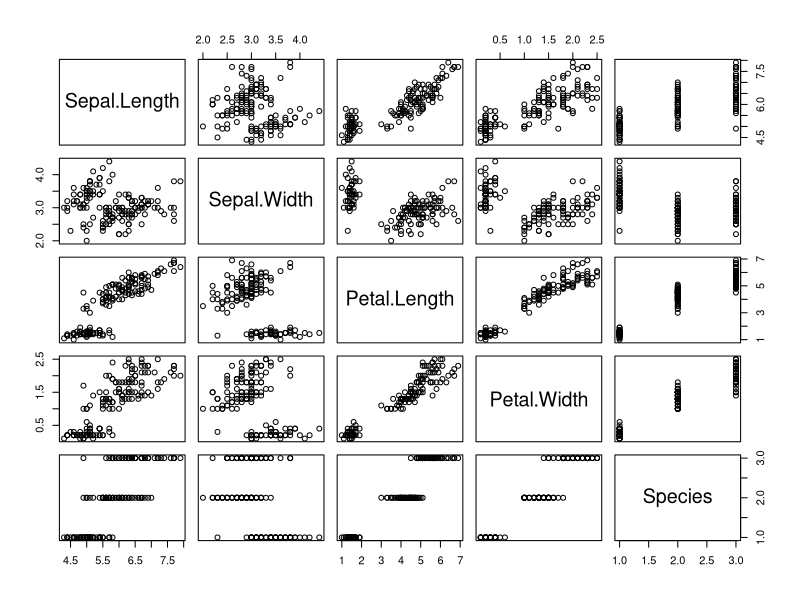
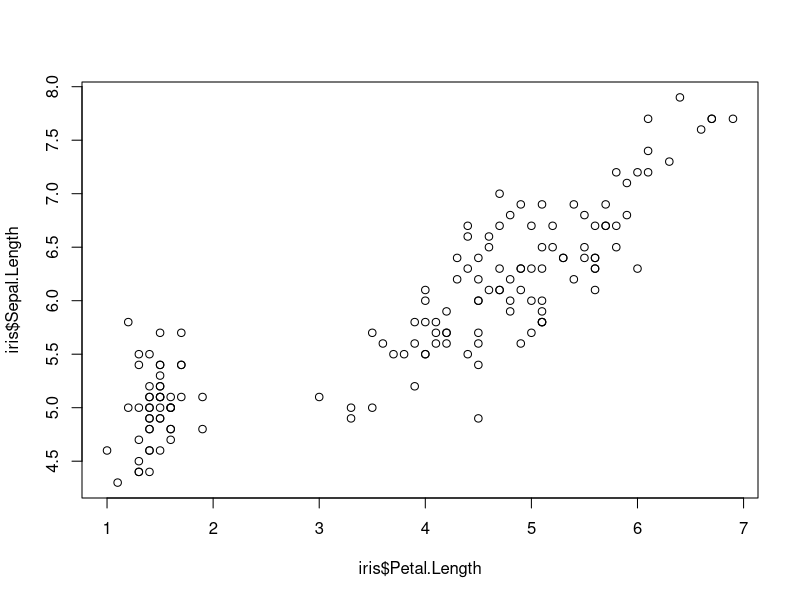
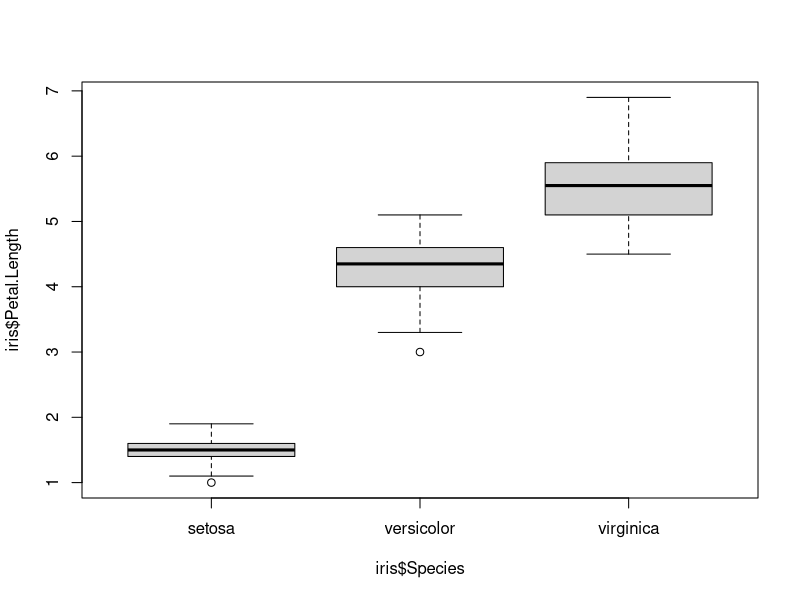
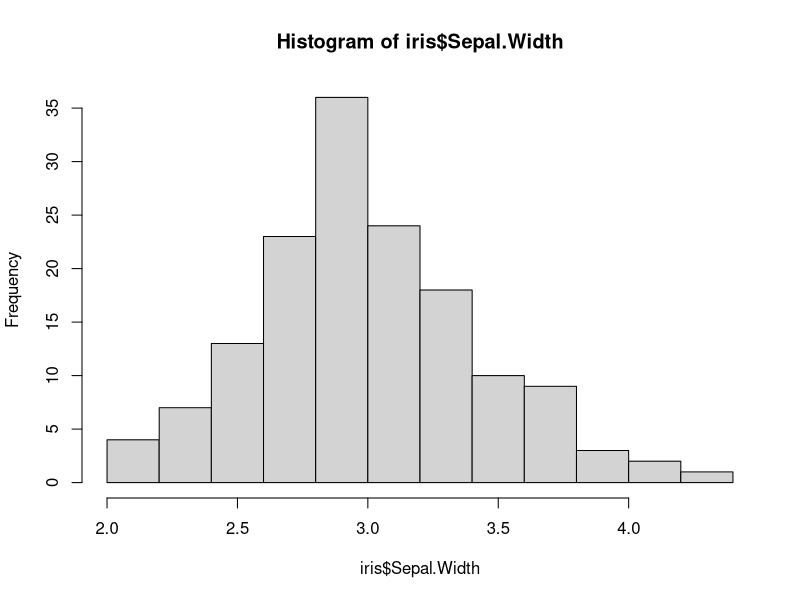
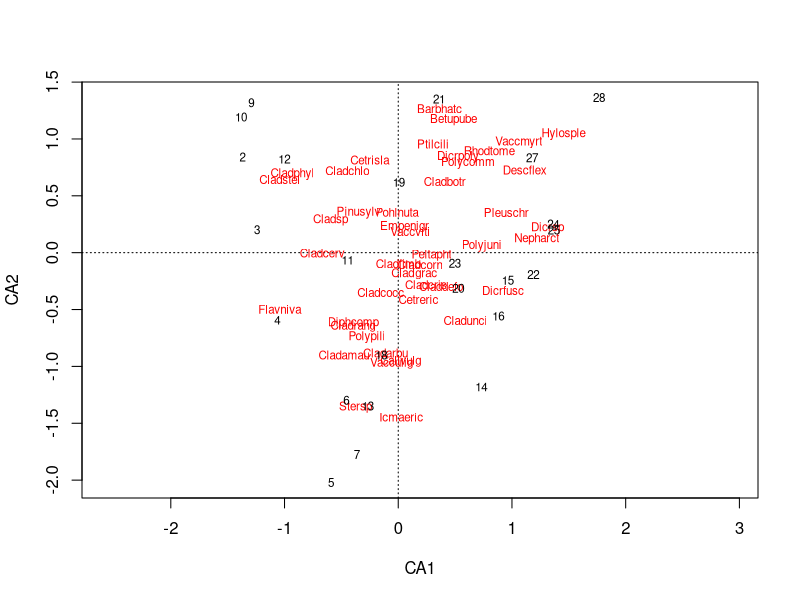
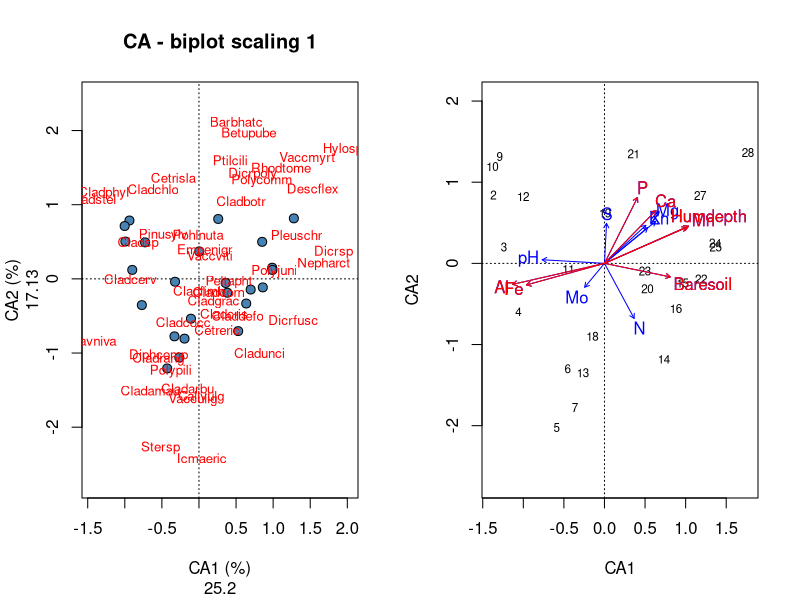
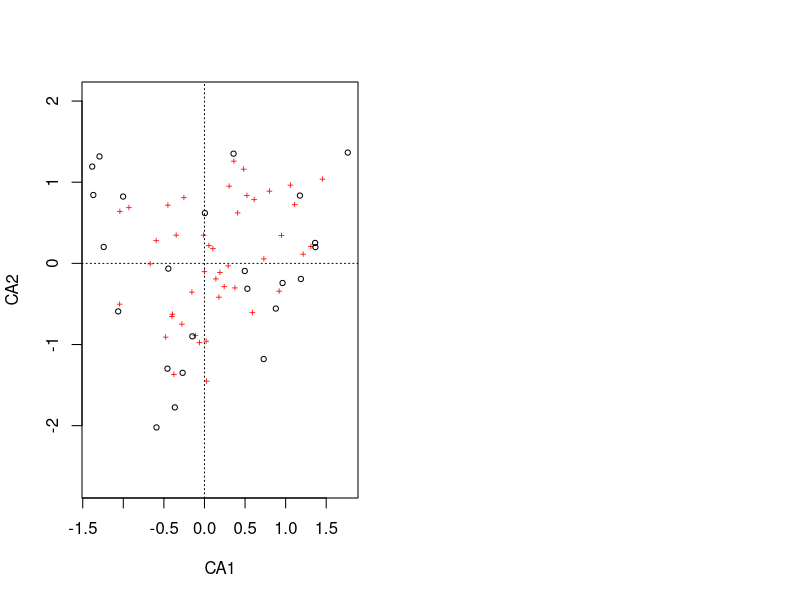

These charts were generated, in order, by the following R code:
## ---- chunk 1
knitr::opts_chunk$set(echo = TRUE)
## ---- chunk 2
library(datasets)
data(iris)
## ---- chunk 3
dim(iris)
## ---- chunk 4
plot(iris)
## ---- chunk 5
plot(iris$Sepal.Length~iris$Petal.Length)
## ---- chunk 6
boxplot(iris$Petal.Length~iris$Species)
## ---- chunk 7
hist(iris$Sepal.Width)
## ---- chunk 8
summary(iris)
## ---- chunk 9
library(vegan)
data(varespec) # matrice de communautés
data(varechem) # données environnementales
varechem <- scale(varechem) # centrer-réduire
## ---- chunk 10
ca.varespec<-cca(varespec)
## ---- chunk 11
envfit.varechem<-envfit(ca.varespec, varechem)
## ---- chunk 12
plot(ca.varespec, display = c("sites", "species"))
## ---- chunk 13
par(mfrow=c(1,2))
plot(ca.varespec, scaling=1, type="none", main='CA - biplot scaling 1', 
     xlab=c("CA1 (%)", round((ca.varespec$CA$eig[1]/sum(ca.varespec$CA$eig))*100,2)),
     ylab=c("CA2 (%)", round((ca.varespec$CA$eig[2]/sum(ca.varespec$CA$eig))*100,2)))
points(scores(ca.varespec, display="sites", choices=c(1,2), scaling=1), pch=21, col="black", bg="steelblue", cex=1.2)
text(scores(ca.varespec, display="species", choices=c(1), scaling=1),
     scores(ca.varespec, display="species", choices=c(2), scaling=1),
     labels=rownames(scores(ca.varespec, display="species", scaling=1)),col="red", cex=0.8)
## ---- chunk 14
plot(ca.varespec, display = "sites")
plot(envfit.varechem)
plot(envfit.varechem, p.max = 0.05, col = "red")#Les correlations significatives apparaissent en rouge
## ---- chunk 15
ordiplot(ca.varespec)
